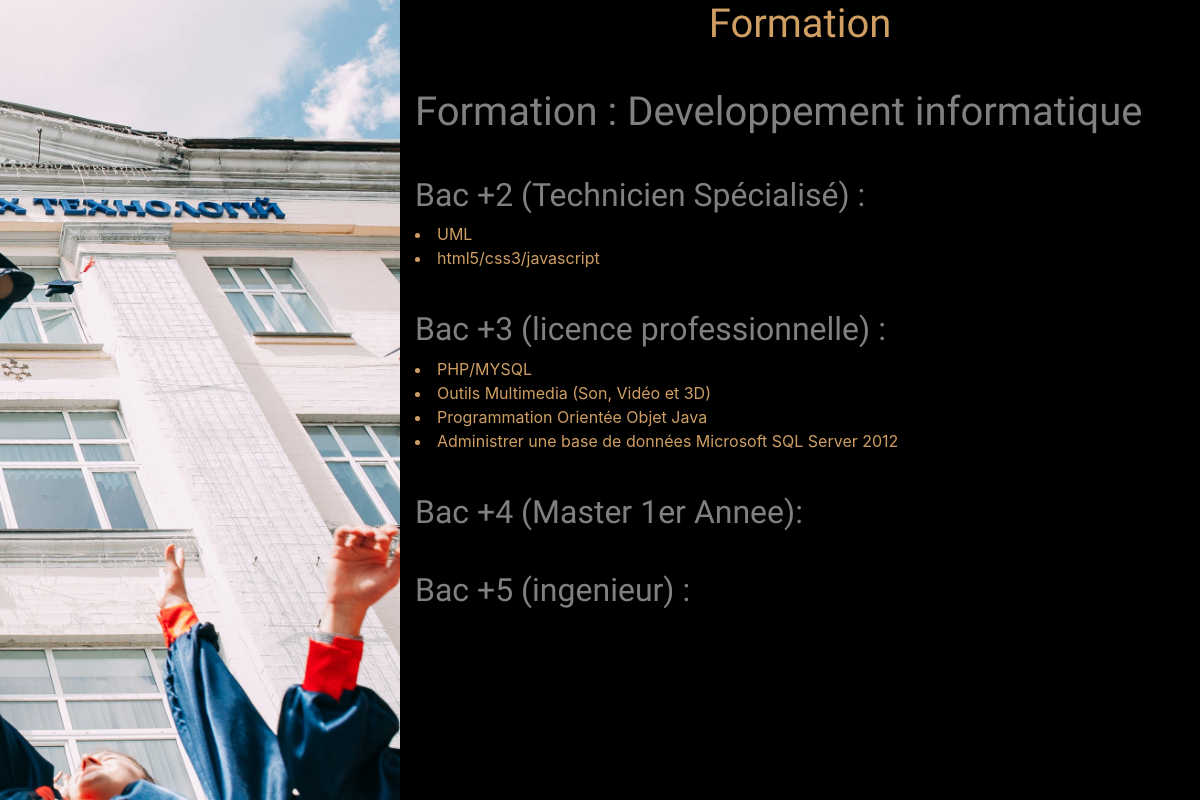
The page /formation.php?filliere=1 on the database its author committed.
### tables this page shows
CREATE TABLE IF NOT EXISTS `filieres` (
  `id_fil` int(11) NOT NULL AUTO_INCREMENT,
  `nom` varchar(100) NOT NULL,
  PRIMARY KEY (`id_fil`)
);

CREATE TABLE IF NOT EXISTS `modules` (
  `id_module` int(11) NOT NULL AUTO_INCREMENT,
  `nom` varchar(200) NOT NULL,
  `dure` varchar(100) NOT NULL,
  `id_fil` int(11) NOT NULL,
  `id_niv` int(11) NOT NULL,
  PRIMARY KEY (`id_module`),
  KEY `fk_fil` (`id_fil`),
  KEY `fk_niv` (`id_niv`)
);

### formation.php (the view, shortened to what this page needs)
<?php
require 'cnx.php';
?>
<!DOCTYPE html>
<html lang="en">
<head>
    <link rel="stylesheet" href="https://stackpath.bootstrapcdn.com/bootstrap/4.4.1/css/bootstrap.min.css">
    <link rel="stylesheet" href="https://cdnjs.cloudflare.com/ajax/libs/font-awesome/4.7.0/css/font-awesome.min.css">
</head>
<body>
    <?php
    if(isset($_GET['filliere'])){
        $amine = $_GET['filliere'];
    }
    $req = "SELECT * FROM `filieres` where id_fil = '{$amine}' ";
    $sql = mysqli_query($cnx,$req);
    $row = mysqli_fetch_assoc($sql);
    ?>
   <div id="home">
       <div class="container-fluid">
           <div class="row">
               <div class="col-md-4 bck">
               </div>
               <div class="col-md-8">
                    <h1 style="color:#ce9e63;font-family: 'Grenze Gotisch', cursive;" class="text-center">Formation </h1>
                    <h1 style="color:gray;font-family: 'Grenze Gotisch', cursive;margin-top:40px;">Formation : <?php echo $row['nom'];  ?></h1>
                    <h2 style="color:gray;font-family: 'Grenze Gotisch', cursive;margin-top:40px;">Bac +2 (Technicien Spécialisé) :  </h3>
                    <?php
                        $req1 = "SELECT * FROM modules where id_fil = '{$amine}' and id_niv = 1";
                        $sql1 = mysqli_query($cnx,$req1);
                        while($row1 = mysqli_fetch_assoc($sql1)){
                            ?>
                            <li style="color:#ce9e63"><?php echo $row1['nom'];  ?></li>
                            <?php
                        }
                    ?>
                    <h2 style="color:gray;font-family: 'Grenze Gotisch', cursive;margin-top:40px;">Bac +3 (licence professionnelle) :  </h3>
                    <?php
                        $req1 = "SELECT * FROM modules where id_fil = '{$amine}' and id_niv = 2";
                        $sql1 = mysqli_query($cnx,$req1);
                        while($row1 = mysqli_fetch_assoc($sql1)){
                            ?>
                            <li style="color:#ce9e63"><?php echo $row1['nom'];  ?></li>
                            <?php
                        }
                    ?>
                    <h2 style="color:gray;font-family: 'Grenze Gotisch', cursive;margin-top:40px;">Bac +4 (Master 1er Annee):  </h3>
                    <h2 style="color:gray;font-family: 'Grenze Gotisch', cursive;margin-top:40px;">Bac +5 (ingenieur) :  </h3>
               </div>
           </div>
       </div>
   </div>
</body>
</html>

### formation.php (style rules this page uses)
body { background-color:black; }
#home { height:100vh; }
.bck { height: auto; min-height:100vh; background-image: url("img/1.jpg"); background-position: right; background-size: cover; }

### rows shown on the page
filieres: nom "Developpement informatique"
modules: nom "UML"
modules: nom "html5/css3/javascript"
modules: nom "PHP/MYSQL"
modules: nom "Outils Multimedia (Son, Vidéo et 3D)"
modules: nom "Programmation Orientée Objet Java"
modules: nom "Administrer une base de données Microsoft SQL Server 2012"
